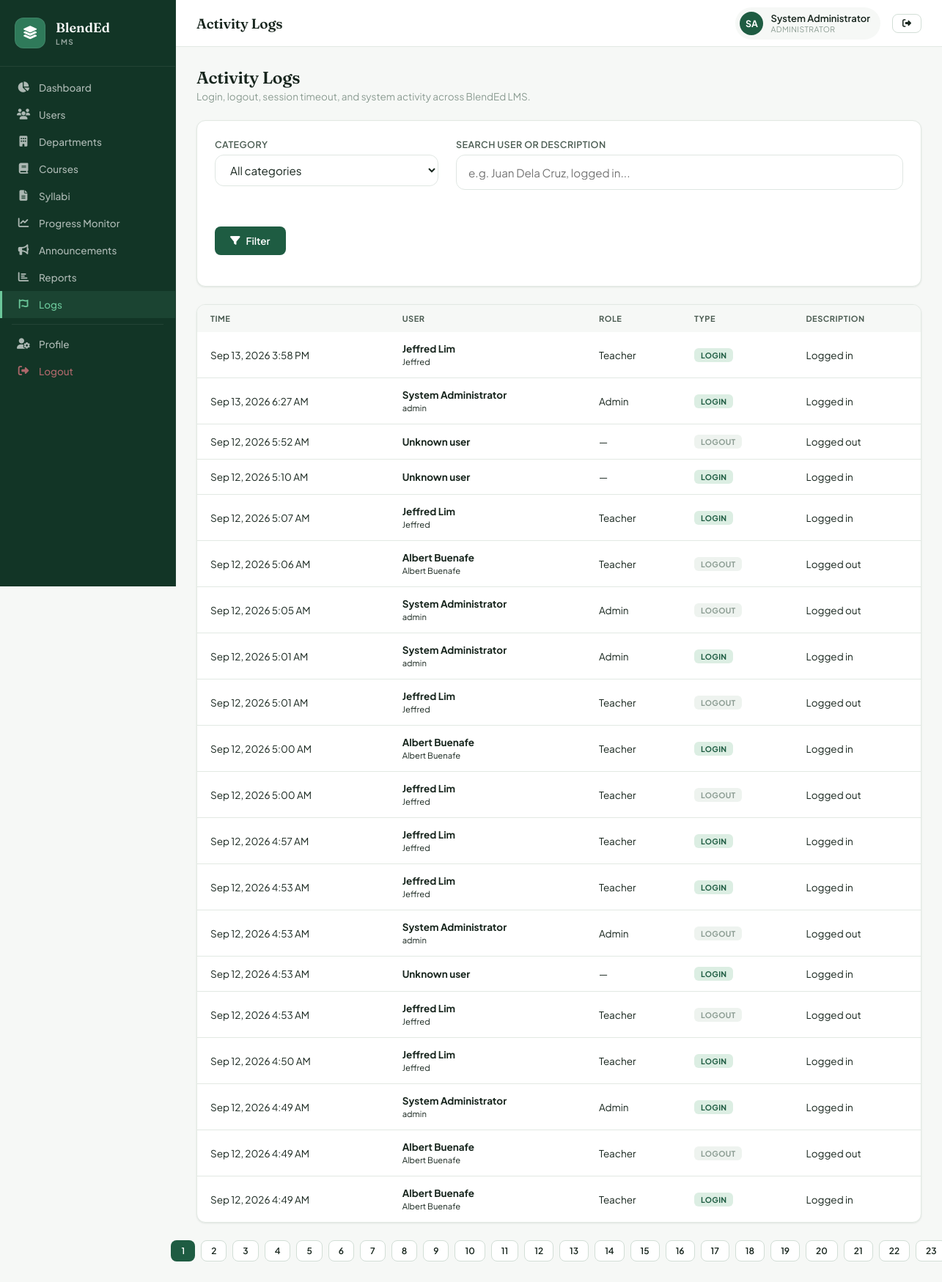
The app's page /admin/logs.php (signed in), older data.
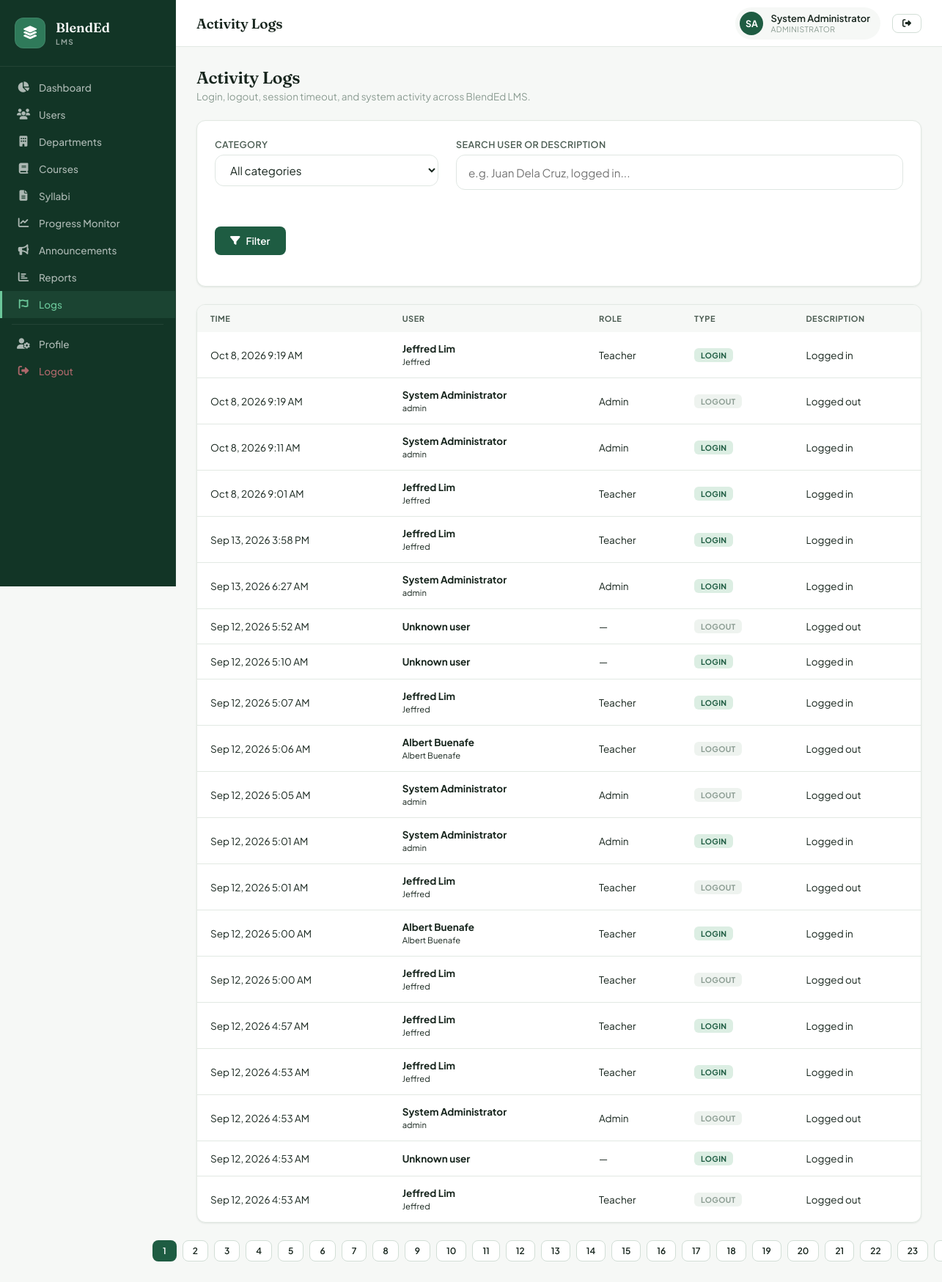
The same page, newer data.
### tables this page shows
CREATE TABLE `activity_logs` (
  `id` int NOT NULL AUTO_INCREMENT,
  `user_id` int NOT NULL,
  `description` varchar(255) NOT NULL,
  `category` varchar(50) NOT NULL,
  `created_at` timestamp NOT NULL DEFAULT CURRENT_TIMESTAMP,
  PRIMARY KEY (`id`),
  KEY `idx_activity_user` (`user_id`),
  KEY `idx_activity_category` (`category`),
  KEY `idx_activity_created` (`created_at`)
);

CREATE TABLE `users` (
  `id` int NOT NULL AUTO_INCREMENT,
  `username` varchar(50) NOT NULL,
  `password` varchar(255) NOT NULL,
  `full_name` varchar(100) NOT NULL,
  `email` varchar(100) NOT NULL,
  `role` enum('admin','teacher','student') NOT NULL,
  `profile_pic` varchar(255) DEFAULT NULL,
  `status` enum('active','inactive') DEFAULT 'active',
  `created_at` timestamp NOT NULL DEFAULT CURRENT_TIMESTAMP,
  `updated_at` timestamp NOT NULL DEFAULT CURRENT_TIMESTAMP ON UPDATE CURRENT_TIMESTAMP,
  PRIMARY KEY (`id`),
  UNIQUE KEY `username` (`username`),
  UNIQUE KEY `email` (`email`)
);

### admin/logs.php (the view, shortened to what this page needs)
<?php
require_once '../includes/config.php';
$pageTitle = 'Activity Logs';
$category = $_GET['category'] ?? '';
$search   = trim($_GET['search'] ?? '');
$page     = max(1, (int)($_GET['page'] ?? 1));
$perPage  = 20;
$offset   = ($page - 1) * $perPage;
$where  = [];
$params = [];
$types  = '';
$whereSql = $where ? ('WHERE ' . implode(' AND ', $where)) : '';
$countSql = "SELECT COUNT(*) as c FROM activity_logs al LEFT JOIN users u ON al.user_id = u.id $whereSql";
$countStmt = $conn->prepare($countSql);
$countStmt->execute();
$totalLogs = (int)$countStmt->get_result()->fetch_assoc()['c'];
$totalPages = max(1, ceil($totalLogs / $perPage));
$sql = "
    SELECT al.*, u.full_name, u.username, u.role
    FROM activity_logs al
    LEFT JOIN users u ON al.user_id = u.id
    $whereSql
    ORDER BY al.created_at DESC
    LIMIT ? OFFSET ?
";
$stmt = $conn->prepare($sql);
$bindTypes = $types . 'ii';
$bindParams = array_merge($params, [$perPage, $offset]);
$stmt->bind_param($bindTypes, ...$bindParams);
$stmt->execute();
$logs = $stmt->get_result()->fetch_all(MYSQLI_ASSOC);
function logBadge($category, $description) {
    if ($category === 'Authentication') {
        $desc = strtolower($description);
        if (strpos($desc, 'logged out') !== false || strpos($desc, 'logout') !== false) {
            return ['Logout', 'badge-gray'];
        }
        if (strpos($desc, 'logged in') !== false || strpos($desc, 'login') !== false) {
            return ['Login', 'badge-green'];
        }
    }
    return [$category, 'badge-gray'];
}
?>
<?php require_once '../includes/header.php'; ?>
<div class="app-layout">
<?php require_once '../includes/sidebar.php'; ?>
<div class="main-content">
<?php require_once '../includes/topbar.php'; ?>
<div class="page-content">
<div class="page-header">
    <div class="page-header-left"><h2>Activity Logs</h2><p>Login, logout, session timeout, and system activity across BlendEd LMS.</p></div>
</div>
<div class="card filter-card" style="margin-bottom:1.5rem; padding:1.5rem;">
    <form method="GET" class="filter-grid" style="display:grid; grid-template-columns:1fr 2fr; gap:1.5rem;">
        <div class="form-group">
            <label class="filter-label">Category</label>
            <select name="category" class="form-control filter-select" onchange="this.form.submit()">
                <option value="">All categories</option>
            </select>
        </div>
        <div class="form-group">
            <label class="filter-label">Search user or description</label>
            <input type="text" name="search" value="<?php echo htmlspecialchars($search); ?>" placeholder="e.g. Juan Dela Cruz, logged in..." class="form-control filter-input">
        </div>
        <div class="form-group" style="grid-column:1 / -1; display:flex; gap:.75rem; margin-top:.5rem;">
            <button type="submit" class="btn btn-primary"><i class="fas fa-filter"></i> Filter</button>
        </div>
    </form>
</div>
<div class="card">
    <div class="table-wrap">
        <table>
            <thead>
                <tr>
                    <th>Time</th>
                    <th>User</th>
                    <th>Role</th>
                    <th>Type</th>
                    <th>Description</th>
                </tr>
            </thead>
            <tbody>
            <?php foreach ($logs as $log): ?>
                <?php [$badgeLabel, $badgeClass] = logBadge($log['category'], $log['description']); ?>
                <tr>
                    <td style="white-space:nowrap;"><?php echo date('M j, Y g:i A', strtotime($log['created_at'])); ?></td>
                    <td style="white-space:nowrap;">
                        <strong><?php echo htmlspecialchars($log['full_name'] ?? 'Unknown user'); ?></strong><br>
                        <small><?php echo htmlspecialchars($log['username'] ?? ''); ?></small>
                    </td>
                    <td style="white-space:nowrap;"><?php echo htmlspecialchars(ucfirst($log['role'] ?? '—')); ?></td>
                    <td><span class="badge <?php echo $badgeClass; ?>"><?php echo htmlspecialchars($badgeLabel); ?></span></td>
                    <td><?php echo htmlspecialchars($log['description']); ?></td>
                </tr>
            <?php endforeach; ?>
            </tbody>
        </table>
    </div>
</div>
<?php if ($totalPages > 1): ?>
    <div class="pagination" style="display:flex; justify-content:center; gap:.5rem; margin-top:1.5rem;">
        <?php for ($p = 1; $p <= $totalPages; $p++): ?>
            <a href="?category=<?php echo urlencode($category); ?>&search=<?php echo urlencode($search); ?>&page=<?php echo $p; ?>"
               class="btn <?php echo $p === $page ? 'btn-primary' : 'btn-secondary'; ?> btn-sm">
                <?php echo $p; ?>
            </a>
        <?php endfor; ?>
    </div>
<?php endif; ?>
</div></div></div>
</body>
</html>

### includes/header.php (shortened to what this page needs)
<!DOCTYPE html>
<html lang="en">
<head>
<link rel="stylesheet" href="https://cdnjs.cloudflare.com/ajax/libs/font-awesome/6.5.0/css/all.min.css">
<link rel="stylesheet" href="<?= BASE_URL ?>assets/css/style.css">
<link rel="stylesheet" href="https://cdn.jsdelivr.net/npm/sweetalert2@11/dist/sweetalert2.min.css">
</head>
<body>

### includes/sidebar.php (shortened to what this page needs)
<?php
$role = $_SESSION['role'];
$baseUrl = BASE_URL;
?>
<aside class="sidebar" id="sidebar">
    <div class="sidebar-brand">
        <div class="brand-icon"><i class="fas fa-layer-group"></i></div>
        <div class="brand-text">
            <span class="brand-name">BlendEd</span>
            <span class="brand-sub">LMS</span>
        </div>
    </div>
    <nav class="sidebar-nav">
        <?php if ($role === 'admin'): ?>
        <a href="<?= $baseUrl ?>admin/dashboard.php" class="nav-item <?= strpos($_SERVER['PHP_SELF'],'admin/dashboard') !== false ? 'active' : '' ?>">
            <i class="fas fa-chart-pie"></i><span>Dashboard</span></a>
        <a href="<?= $baseUrl ?>admin/users.php" class="nav-item <?= strpos($_SERVER['PHP_SELF'],'users') !== false ? 'active' : '' ?>">
            <i class="fas fa-users"></i><span>Users</span></a>
        <a href="<?= $baseUrl ?>admin/departments.php" class="nav-item <?= strpos($_SERVER['PHP_SELF'],'departments') !== false ? 'active' : '' ?>">
            <i class="fas fa-building"></i><span>Departments</span></a>
        <a href="<?= $baseUrl ?>admin/courses.php" class="nav-item <?= strpos($_SERVER['PHP_SELF'],'courses') !== false ? 'active' : '' ?>">
            <i class="fas fa-book"></i><span>Courses</span></a>
        <a href="<?= $baseUrl ?>admin/syllabi.php" class="nav-item <?= strpos($_SERVER['PHP_SELF'],'admin/syllabi') !== false ? 'active' : '' ?>">
            <i class="fas fa-file-alt"></i><span>Syllabi</span></a>
        <a href="<?= $baseUrl ?>admin/monitoring.php" class="nav-item <?= strpos($_SERVER['PHP_SELF'],'monitoring') !== false ? 'active' : '' ?>">
            <i class="fas fa-chart-line"></i><span>Progress Monitor</span></a>
        <a href="<?= $baseUrl ?>admin/announcements.php" class="nav-item <?= strpos($_SERVER['PHP_SELF'],'announcements') !== false ? 'active' : '' ?>">
            <i class="fas fa-bullhorn"></i><span>Announcements</span></a>
        <a href="<?= $baseUrl ?>admin/reports.php" class="nav-item <?= strpos($_SERVER['PHP_SELF'],'reports') !== false ? 'active' : '' ?>">
            <i class="fas fa-chart-bar"></i><span>Reports</span></a>
        <a href="<?= $baseUrl ?>admin/logs.php" class="nav-item <?= strpos($_SERVER['PHP_SELF'],'logs') !== false ? 'active' : '' ?>">
            <i class="fa-solid fa-font-awesome"></i><span>Logs</span></a>
        <?php endif; ?>
        <div class="nav-divider"></div>
        <a href="<?= $baseUrl ?>profile.php" class="nav-item">
            <i class="fas fa-user-cog"></i><span>Profile</span></a>
        <a href="<?= $baseUrl ?>logout.php" class="nav-item nav-logout">
            <i class="fas fa-sign-out-alt"></i><span>Logout</span></a>
    </nav>
</aside>

### includes/topbar.php (shortened to what this page needs)
<?php
$roleLabel = ['admin'=>'Administrator','teacher'=>'Teacher','student'=>'Student'];
$r = $_SESSION['role'] ?? 'student';
$rawName = trim($_SESSION['full_name'] ?? '');
$nameWords = preg_split('/[\s,]+/', $rawName, -1, PREG_SPLIT_NO_EMPTY);
$initials = '';
foreach ($nameWords as $w) {
    if (!empty($w)) {
        $initials .= strtoupper($w[0]);
    }
}
$initials = substr($initials, 0, 2);
?>
<header class="topbar">
    <div class="topbar-left">
        <span class="topbar-title"><?= $pageTitle ?? 'Dashboard' ?></span>
    </div>
    <div class="topbar-right">
        <div class="user-badge">
            <div class="user-avatar"><?= $initials ?></div>
            <div>
                <div class="user-name"><?= htmlspecialchars($_SESSION['full_name']) ?></div>
                <div class="user-role"><?= $roleLabel[$r] ?></div>
            </div>
        </div>
        <a href="<?= BASE_URL ?>logout.php" class="btn btn-secondary btn-sm"><i class="fas fa-sign-out-alt"></i></a>
    </div>
</header>

### includes/sidebar.php (style rules this page uses)
.sidebar-brand { display: flex; align-items: center; gap: 14px; padding: 24px 20px; border-bottom: 1px solid rgba(255,255,255,.07); }
.brand-icon { width: 42px; height: 42px; background: var(--primary-mid); border-radius: 12px; display: flex; align-items: center; justify-content: center; font-size: 18px; color: white; }
.brand-text { display: flex; flex-direction: column; justify-content: center; }
.brand-name { font-family: var(--font-display); font-size: 18px; font-weight: 600; color: white; line-height: 1.2; }
.brand-sub { font-size: 10px; opacity: 0.55; letter-spacing: 1.5px; text-transform: uppercase; font-weight: 700; margin-top: 2px; }

### admin/logs.php (style rules this page uses)
.filter-label { display:block; font-size:.72rem; font-weight:700; letter-spacing:.06em; text-transform:uppercase; color:#6b7c73; margin-bottom:.5rem; }
.filter-select, .filter-input { width:100%; border:1.5px solid #dfe6e2; border-radius:12px; padding:.85rem 1rem; font-size:.95rem; background:#fff; }

Row changes from the older to the newer data that the page shows:
no longer on this page (row unchanged): activity_logs: created_at "Sep 12, 2026 4:50 AM", user.full_name "Jeffred Lim", user.username "Jeffred", user.role "Teacher", badgeLabel "LOGIN", description "Logged in"
no longer on this page (row unchanged): activity_logs: created_at "Sep 12, 2026 4:49 AM", user.full_name "System Administrator", user.username "admin", user.role "Admin", badgeLabel "LOGIN", description "Logged in"
no longer on this page (row unchanged): activity_logs: created_at "Sep 12, 2026 4:49 AM", user.full_name "Albert Buenafe", user.username "Albert Buenafe", user.role "Teacher", badgeLabel "LOGOUT", description "Logged out"
no longer on this page (row unchanged): activity_logs: created_at "Sep 12, 2026 4:49 AM", user.full_name "Albert Buenafe", user.username "Albert Buenafe", user.role "Teacher", badgeLabel "LOGIN", description "Logged in"
added activity_logs: created_at "Oct 8, 2026 9:19 AM", user.full_name "Jeffred Lim", user.username "Jeffred", user.role "Teacher", badgeLabel "LOGIN", description "Logged in"
added activity_logs: created_at "Oct 8, 2026 9:19 AM", user.full_name "System Administrator", user.username "admin", user.role "Admin", badgeLabel "LOGOUT", description "Logged out"
added activity_logs: created_at "Oct 8, 2026 9:11 AM", user.full_name "System Administrator", user.username "admin", user.role "Admin", badgeLabel "LOGIN", description "Logged in"
added activity_logs: created_at "Oct 8, 2026 9:01 AM", user.full_name "Jeffred Lim", user.username "Jeffred", user.role "Teacher", badgeLabel "LOGIN", description "Logged in"
